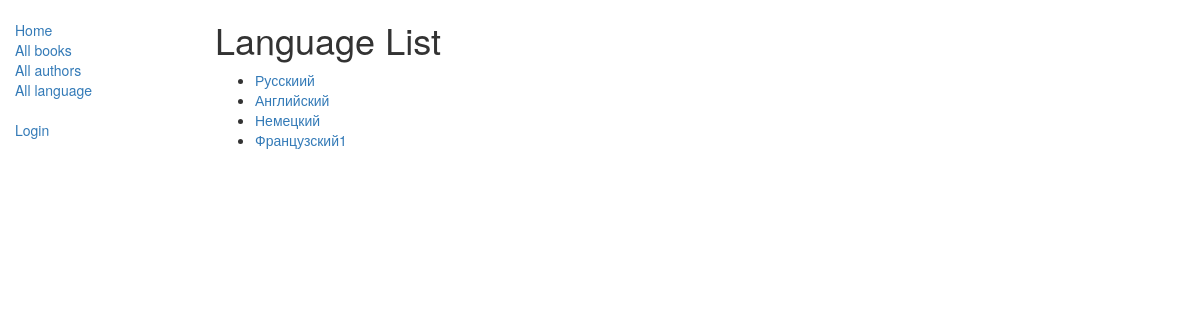
The app's page /catalog/languages/ with its own data.
### catalog/models.py (models this page shows, shortened)
class Language(models.Model):
    name = models.CharField(max_length=200,
                            unique=True,
                            help_text="Enter the book's natural language (e.g. English, French, Japanese etc.)")
    def get_absolute_url(self):
        return reverse('language-detail', args=[str(self.id)])

### catalog/views.py (the view)
# urls.py: path('languages/', views.LanguageListView.as_view(), name='languages'),
class LanguageListView(generic.ListView):
    model = Language
    paginate_by = 10

### catalog/templates/catalog/language_list.html
{% extends "base_generic.html" %}
{% block content %}
<h1>Language List</h1>
<ul>
  {% for language in language_list %}
  <li>
    <a href="{{ language.get_absolute_url }}">{{ language.name }}</a>
  </li>
  {% empty %}
  <li>There are no languages available.</li>
  {% endfor %}
</ul>
{% endblock %}

### records on screen
Language: name "Русскиий"
Language: name "Английский"
Language: name "Немецкий"
Language: name "Французский1"
